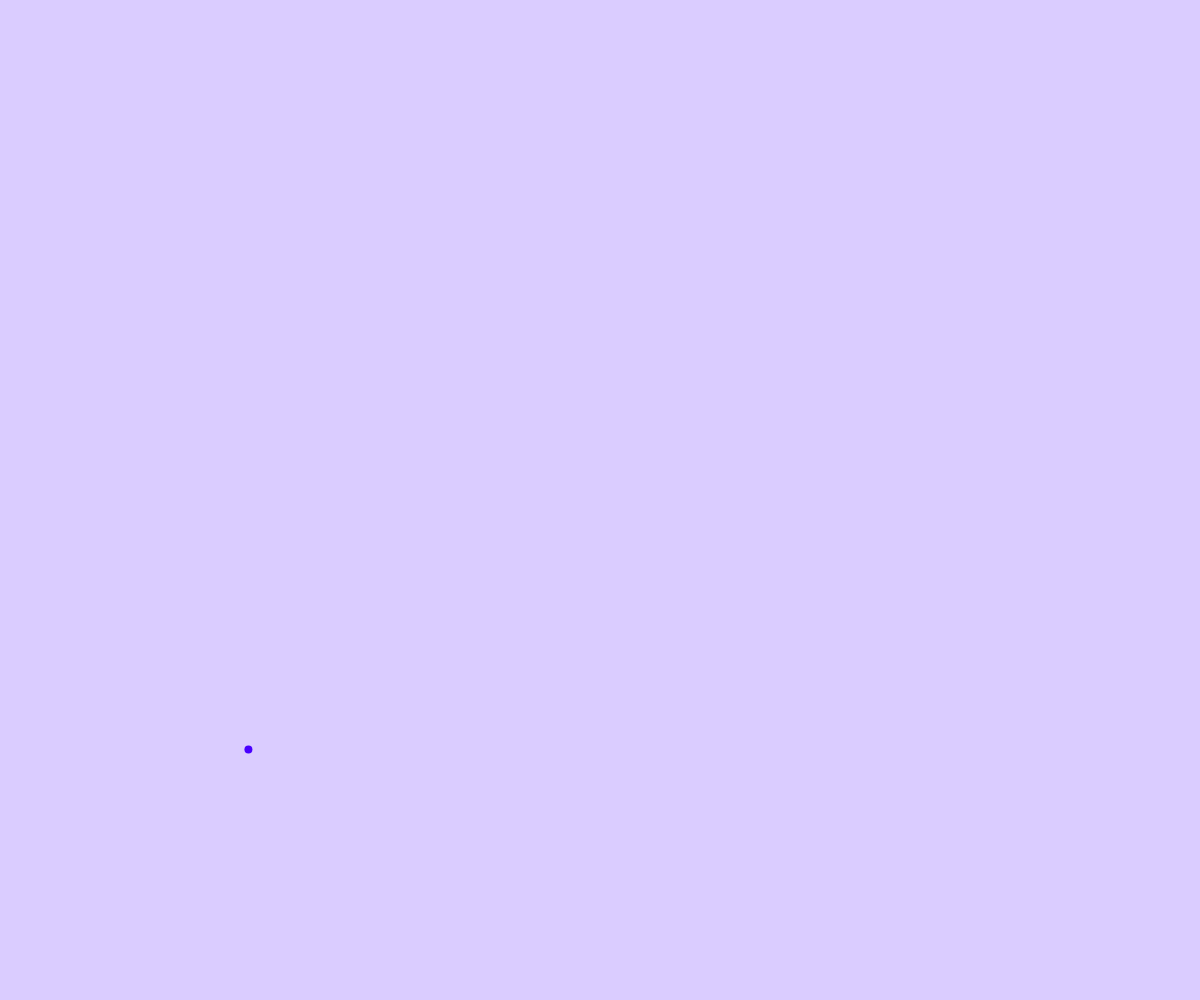
Frame 1 (no input)
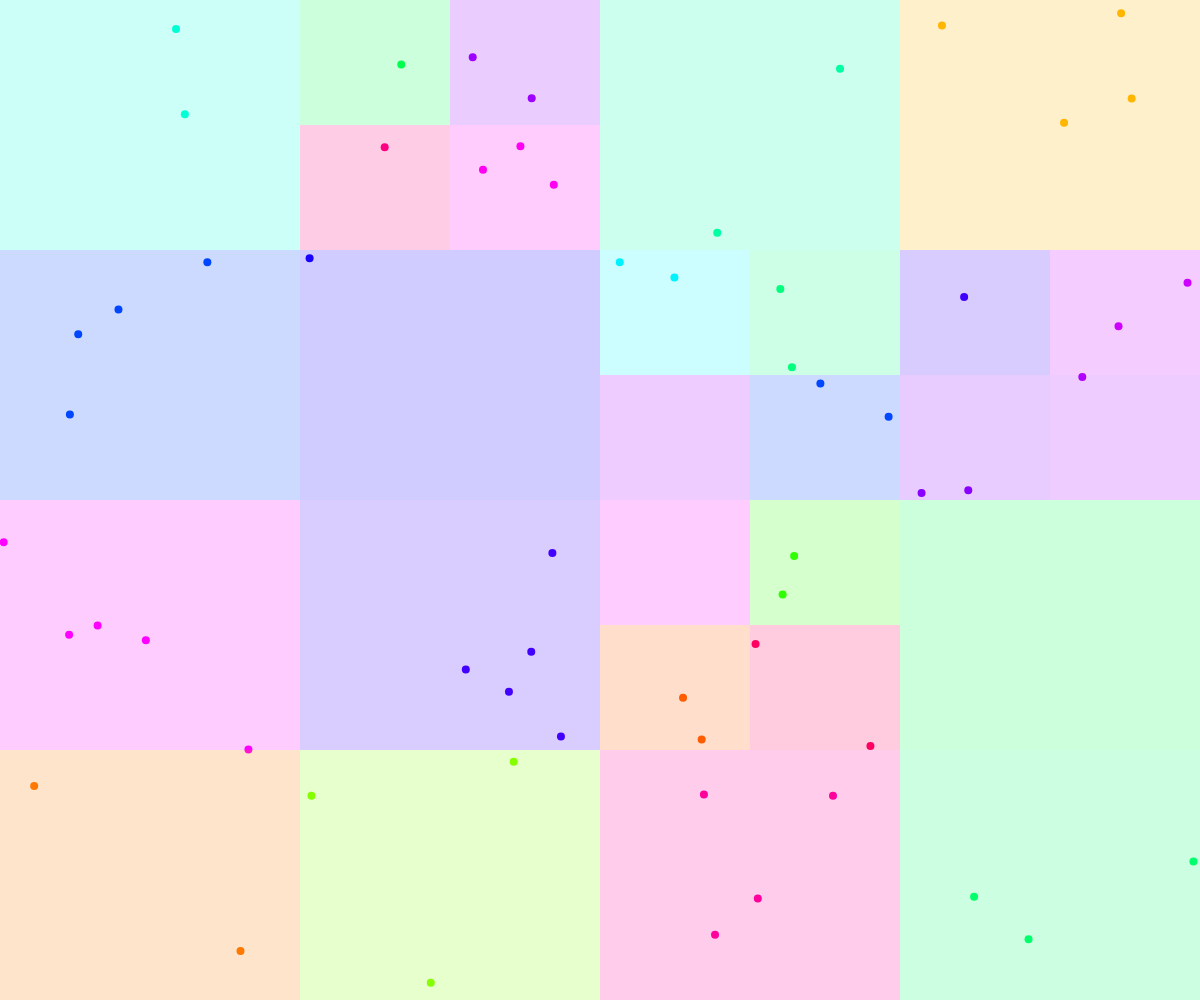
Frame 60 (no input)
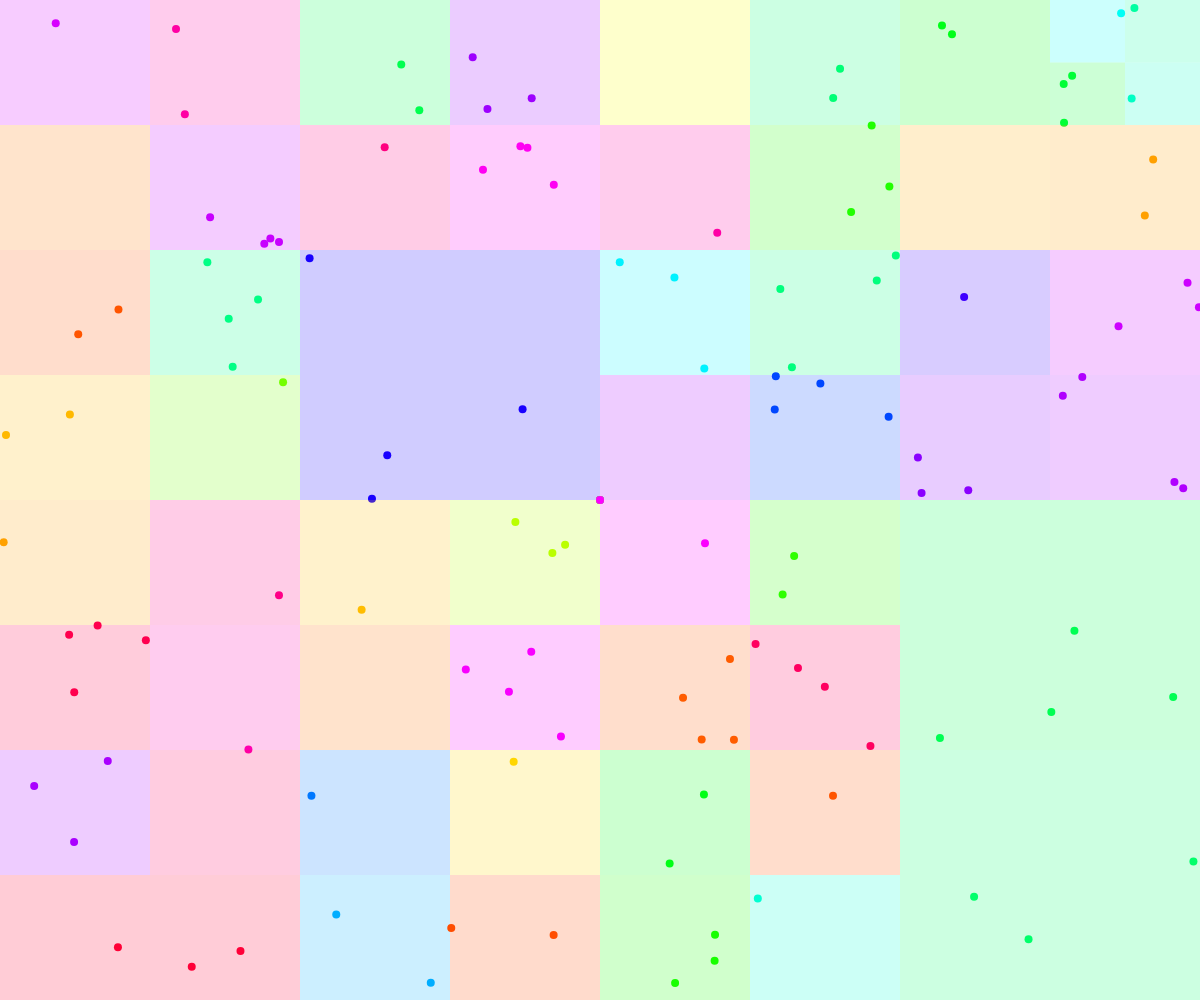
Frame 120 (the mouse pressed at the canvas centre since frame 60)

The p5.js sketch that drew these frames (run headless with seeded random() and noise() and a simulated clock; from frame 60 on, the mouse is pressed at the canvas centre):

// p5.js sketch
// ── sketch.js
var quadTree;
var mouseHeld = false;

function setup() {
  createCanvas(windowWidth, windowHeight);
  colorMode(HSL);
  
  quadTree = new QuadTree(0, 0, width , height, 10);
  
  background(255);
  strokeWeight(1);
  stroke(0);
}

function draw() {
  background(255);
  
  if (mouseIsPressed) {
    if (!mouseHeld) {
      mouseHeld = true;
      new Particle(mouseX, mouseY, Constants.START_LENGTH);
    }
  } else {
    mouseHeld = false;
  }
  
  new Particle(random(width), random(height), Constants.START_LENGTH);
  
  quadTree.draw();
}
// ── Constants.js
class Constants {
  static MAX_PARTICLES = 1e+4;
  static START_LENGTH = 4;
  static MIN_LENGTH = 5;
  static MAX_LENGTH = 10;
  static LENGTH_FACTOR = 0.9;
  static MAX_ATTEMPTS = 3;
}
// ── Particle.js
class Particle {
  static particles = [];

  constructor(x, y, r) {
    this.x = x;
    this.y = y;
    this.r = r;
    this.nextR = constrain(this.r * Constants.LENGTH_FACTOR + random(-1, 1),
                           Constants.MIN_LENGTH, Constants.MAX_LENGTH);
    this.sumR = this.r + this.nextR;
    this.sumRSq = this.sumR ** 2;
    
    this.phi = asin(this.nextR / (this.r + this.nextR))
    this.maxP = floor(720 / this.phi);
    
    this.active = true;
    this.drawn = false;
    this.attempts = 0;
    this.particles = [];
    
    Particle.particles.push(this);
    quadTree.insert(this);
  }
  
  distSq(x, y) {
    return (this.x - x) ** 2 + (this.y - y) ** 2;
  }
  
  update() {
    if (!this.active) return;
    
    let viable = true;
    
    let angle = random(TWO_PI);
    let newX = this.sumR * cos(angle) + this.x;
    let newY = this.sumR * sin(angle) + this.y;

    quadTree.query(this.x, this.y, this.r * 2).map(p => {
      if (p === this) return;

      if (p.distSq(newX, newY) < this.sumRSq) viable = false;
    });

    if (viable && this.particles.length < this.maxP) {
      let p = new Particle(newX, newY, this.nextR);
      this.particles.push(p);
    }
    
    this.attempts ++;
    if (Particle.particles.length >= Constants.MAX_PARTICLES ||
        this.particles.length >= this.maxP ||
        this.attempts == Constants.MAX_ATTEMPTS ||
        this.x < 0 ||
        this.x > width ||
        this.y < 0 ||
        this.y > height)
      this.active = false;
    }
  
  draw() {
    if (this.drawn) return;
    this.drawn = true;
    
    // let hue = map(this.r, Constants.MIN_LENGTH, Constants.MAX_LENGTH,
    //               0, 360);
    
    let hue = 0;
    noFill();
    stroke(0);
    circle(this.x, this.y, this.r * 2);
    
    noFill();
    stroke(hue, 100, 50);
    this.particles.map(p => line(this.x, this.y, p.x, p.y));
  }
}
// ── QuadTree.js
class QuadTree {
  constructor(x = 0, y = 0, w = 0, h = 0, maxP = 5) {
    this.x = x;
    this.y = y;
    this.w = w;
    this.h = h;
    this.maxP = maxP;
    this.subdivided = false;
    this.hue = random(0, 360);
    this.particles = [];
  }
  
  query(x, y, radius) {
    if (this.subdivided) return [].concat(
                                  this.tl.query(x, y, radius),
                                  this.tr.query(x, y, radius),
                                  this.bl.query(x, y, radius),
                                  this.br.query(x, y, radius))

    if (this.contains(x, y, radius)) return this.particles;
    
    return [];
  }
  
  contains(x, y, radius) {
    return (x - radius >= this.x &&
            x + radius <= this.x + this.w &&
            y - radius >= this.y &&
            y + radius <= this.y + this.h);
  }
  
  subdivide() {
    this.subdivided = true;
    this.tl = new QuadTree(this.x, this.y,
                          this.w / 2, this.h / 2);
    this.tr = new QuadTree(this.x + this.w / 2, this.y,
                          this.w / 2, this.h / 2);
    this.bl = new QuadTree(this.x, this.y + this.h / 2,
                          this.w / 2, this.h / 2);
    this.br = new QuadTree(this.x + this.w / 2, this.y + this.h / 2,
                          this.w / 2, this.h / 2);
    
    this.particles.map(particle => {
      this.tl.insert(particle);
      this.tr.insert(particle);
      this.bl.insert(particle);
      this.br.insert(particle);
    });
    
    this.particles = [];
  }
  
  insert(particle) {
    if (this.subdivided) {
      this.tl.insert(particle);
      this.tr.insert(particle);
      this.bl.insert(particle);
      this.br.insert(particle);
      return;
    }
    
    if (!this.contains(particle.x, particle.y, 0)) return;
    
    this.particles.push(particle);
    
    if (this.particles.length > this.maxP) this.subdivide();
  }
  
  draw() {
    if (this.subdivided) {
      this.tl.draw();
      this.tr.draw();
      this.bl.draw();
      this.br.draw();
      
      return;
    }
    
    fill(this.hue, 100, 50, 0.2);
    noStroke();
    rect(this.x, this.y, this.w, this.h);
    
    fill(this.hue, 100, 50);
    this.particles.map(p => {
      circle(p.x, p.y, p.r * 2);
    });
  }
}
